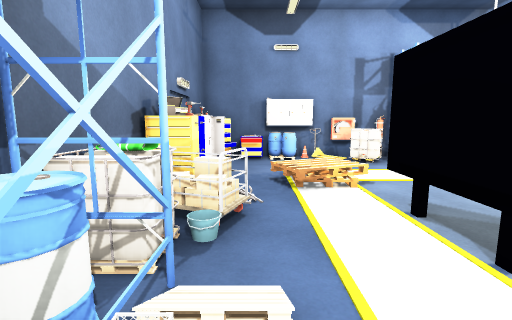
view 1 (above)

16 first-person views from a walk through a scene from a Unity 3-D project. The camera is 1.5 m above the floor, tilts 8° down and sees 85° across. Doors are open. The floor is counted in squares, 1 m on a side. Each view is taken from the middle of a square. On the plan, view 1 faces up. The plan holds only what a view shows up to about 14 squares ahead; the rest is blank. The place goes on beyond the plan. The player character is not drawn.

view 2
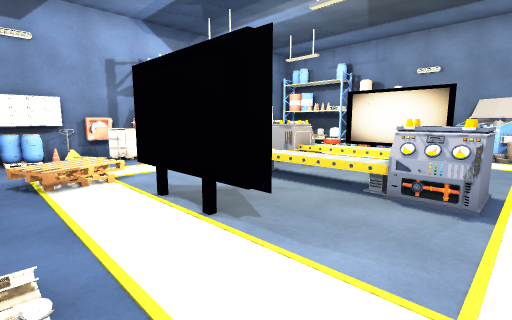

view 3
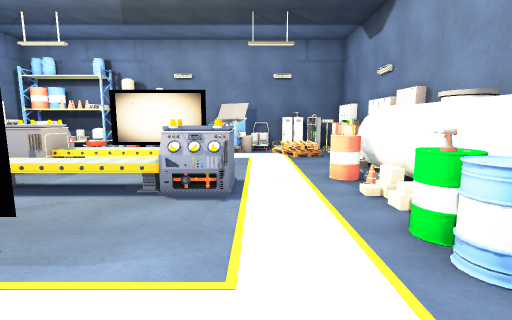

view 4
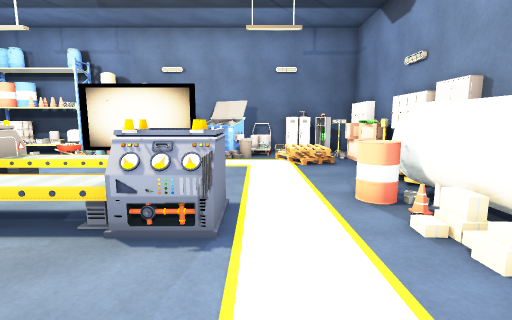

view 5
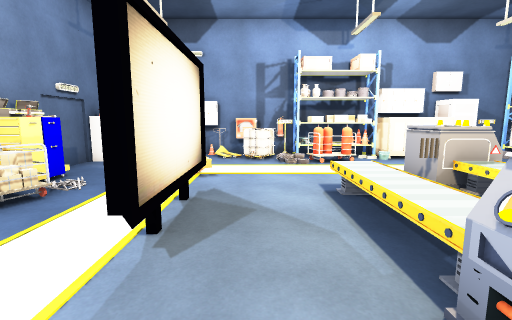

view 6
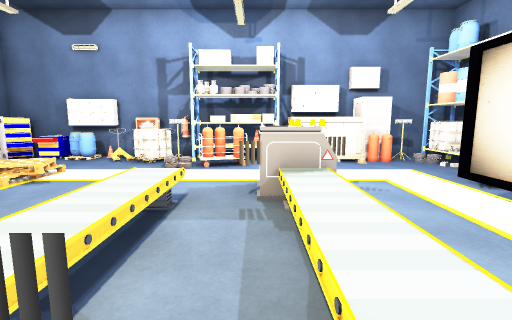

view 7
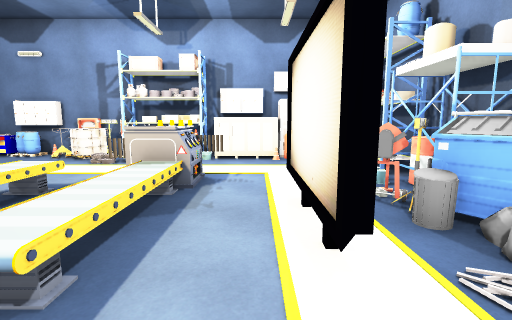

view 8
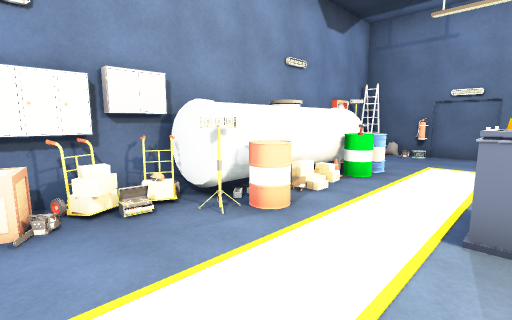

view 9
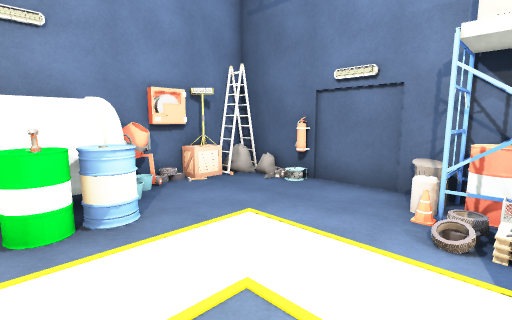

view 10
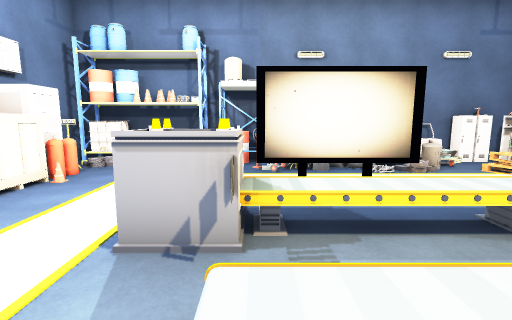

view 11
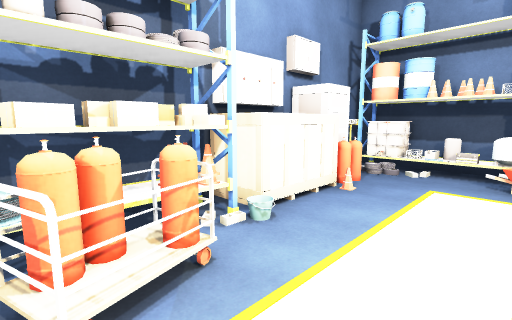

view 12
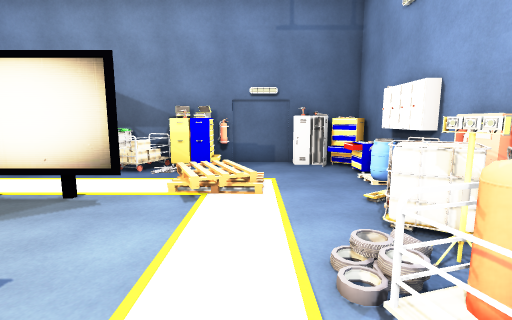

view 13
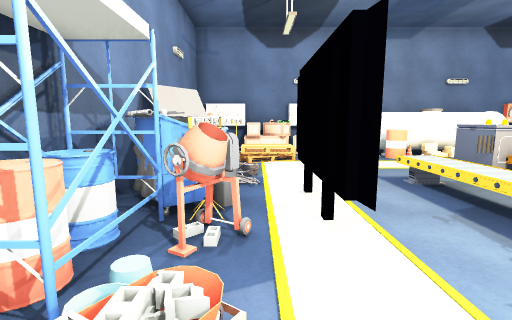

view 14
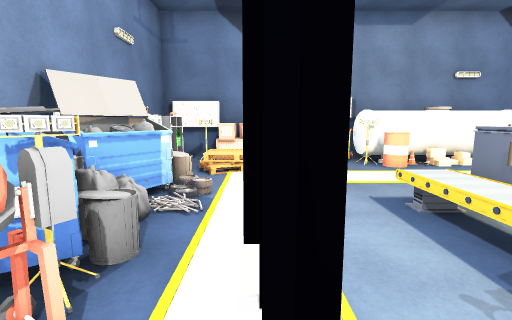

view 15
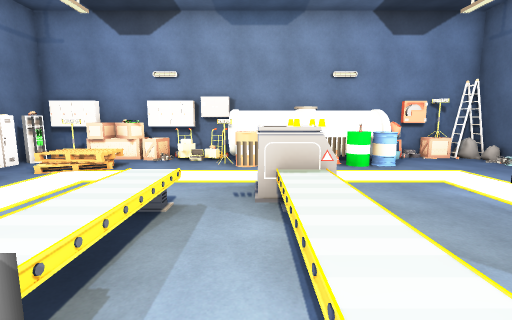

view 16
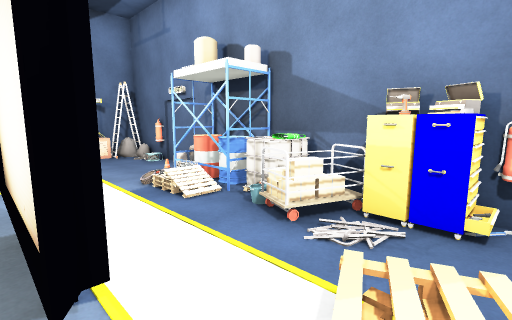

### Floor plan
Key: @ floor where view 1 was taken; # wall or solid block; . floor; / step, stairs or slope; E fire extinguisher; B barrel; T trolley; R rack; L locker; M mailbox; H thing the floor can be seen under or through; U dumpster; S streetlight; A box; I shield; C bucket; W drawers; O other object.
Columns run from 2 left of view 1 to 16 right of it. Each row starts with its distance up from view 1.
 12 ######EO###########
 11   OBT#ETRMMR   OSR#
 10 L.....BSRRMMAAAO.B#
  9 #.......OO.......O#
  8 #..//............O#
  7 WE.///.........O###
  6 OO.//.....OOO...#B#
  5 OM...H..OOOO....OB#
  4 #MM..H..OO.O..#OS##
  3 BB...H..OO.O..#CCU#
  2 #B...H..OO.O..#.UU#
  1  BO.....OO.O....OO#
  0 CB@.....OO......UU#
 -1 #................OO
 -2 #.............///O#
 -3 E....BB..BB...O// #
 -4 O.S.BBBOMBS.M./.OL#
 -5 O#AOOOOOOOOMOAAAO.#
 -6 #####  ####IL######

Positions as (right, up) in squares from view 1, and headings:
1: (0, 0), facing up
2: (0, -1), facing up-right
3: (0, -1), facing right
4: (2, -1), facing right
5: (4, -1), facing up
6: (8, 0), facing up
7: (11, -1), facing up
8: (11, 0), facing down-left
9: (4, 1), facing down-left
10: (5, 5), facing right
11: (6, 7), facing up-right
12: (8, 8), facing left
13: (13, 8), facing down
14: (12, 6), facing down
15: (7, 6), facing down
16: (3, 7), facing down-left
